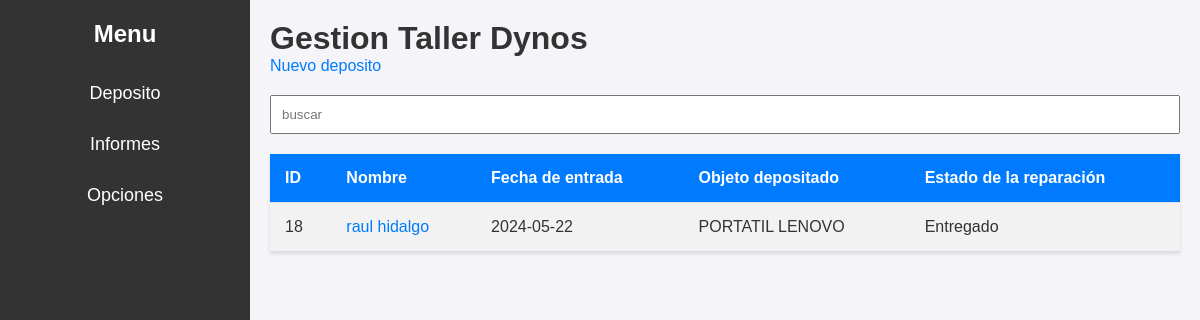
/index.php?barcode=2024426134, run on the app's committed database.
### tables this page shows
CREATE TABLE `depositos` (
  `codigo_barras` varchar(50) NOT NULL,
  `id_cliente` int(11) DEFAULT NULL,
  `estado` int(11) DEFAULT NULL,
  `resultado_reparacion` int(11) DEFAULT NULL,
  `fecha_entrada` text DEFAULT NULL,
  `fecha_retirada` datetime DEFAULT NULL,
  `datos_deposita` text DEFAULT NULL,
  `problemas` text DEFAULT NULL,
  `solucion` text DEFAULT NULL,
  `contraseña_so` varchar(255) DEFAULT NULL,
  `prioridad` int(11) DEFAULT NULL,
  `nserie` varchar(255) DEFAULT NULL,
  `albaran` varchar(255) DEFAULT NULL,
  `presupuesto` decimal(10,2) DEFAULT NULL,
  `adelantado` decimal(10,2) DEFAULT NULL,
  `base_imponible` decimal(10,2) DEFAULT NULL,
  `iva` decimal(10,2) DEFAULT NULL,
  `total` decimal(10,2) DEFAULT NULL,
  `empleado` decimal(10,0) DEFAULT NULL
);

CREATE TABLE `clientes` (
  `id` int(11) NOT NULL,
  `nombre` varchar(255) DEFAULT NULL,
  `email` varchar(255) DEFAULT NULL,
  `telefono` varchar(20) DEFAULT NULL,
  `dni` varchar(20) DEFAULT NULL,
  `poblacion` varchar(100) DEFAULT NULL,
  `direccion` varchar(255) DEFAULT NULL,
  `codigo_postal` varchar(10) DEFAULT NULL
);

### index.php (the view, shortened to what this page needs)
<!DOCTYPE html>
<html lang="en">
<head>
    <link rel="stylesheet" href="css/index.css">
    <link rel="stylesheet" href="css/menu.css">
</head>
<body>
<div class="sidebar">
        <div class="sidebar-title">Menu</div>
        <a href="#deposito" class="sidebar-link">Deposito</a>
        <a href="informes.html" class="sidebar-link">Informes</a>
        <a href="opciones.html" class="sidebar-link">Opciones</a>
    </div>
    <div class="main-content">
        <h1>Gestion Taller Dynos</h1>
        <p><a href="Nuevo.html">Nuevo deposito</a></p>
        <form method="GET" action="">
            <input type="text" id="search" name="barcode" placeholder="buscar">
        </form>
            <?php
            require 'Bd/conn.php';
            $estados = [
                1 => 'Pendiente de revisar',
                2 => 'En revision o reparacion',
                3 => 'Terminado, pendiente de recogida',
                4 => 'Pendiente piezas',
                5 => 'En servicio externo',
                6 => 'Pendiente aceptacion presupuesto',
                7 => 'Pendiente RMA',
                8 => 'Abonado',
                9 => 'Entregado'
            ];
            $sql = "SELECT clientes.id, clientes.nombre, depositos.fecha_entrada, depositos.datos_deposita, depositos.estado, depositos.codigo_barras
                        FROM clientes
                        INNER JOIN depositos ON clientes.id = depositos.id_cliente";
            if(isset($_GET['barcode'])) {
                if(isset($_GET['barcode'])) {
                    $barcode = $_GET['barcode'];
                    $sql .= " WHERE depositos.codigo_barras LIKE '%$barcode%'";                }
            }
            $result = $conn->query($sql);
            if ($result->num_rows > 0) {
                echo "<table><tr><th>ID</th><th>Nombre</th><th>Fecha de entrada</th><th>Objeto depositado</th><th>Estado de la reparación</th></tr>";
                while($row = $result->fetch_assoc()) {
                    $estado = isset($estados[$row["estado"]]) ? $estados[$row["estado"]] : 'Desconocido';
                    echo "<tr><td>" . $row["id"]. "</td><td><a href='depositos.html?codigo_barras=" . $row["codigo_barras"] . "&id=" . $row["id"] . "'>" . $row["nombre"]. "</a></td><td>" . $row["fecha_entrada"]. "</td><td>" . $row["datos_deposita"]. "</td><td>" . $estado . "</td></tr>";
                }
                echo "</table>";
            } else {
                echo "0 results";
            }
            ?>
        </div>
</body>
</html>

### css/index.css (style rules this page uses)
* { margin: 0; padding: 0; box-sizing: border-box; }
body { font-family: Arial, sans-serif; background-color: #f4f4f9; color: #333; }
table { width: 100%; border-collapse: collapse; margin-bottom: 20px; background-color: #fff; box-shadow: 0 2px 4px rgba(0, 0, 0, 0.1); }
table th, table td { padding: 15px; text-align: left; border-bottom: 1px solid #ddd; }
table th { background-color: #007bff; color: #fff; }
table tr:nth-child(even) { background-color: #f2f2f2; }
a { color: #007bff; text-decoration: none; }

### css/menu.css (style rules this page uses)
body, html { margin: 0; padding: 0; font-family: Arial, sans-serif; }
body { display: flex; }
.sidebar { height: 100vh; width: 250px; position: fixed; top: 0; left: 0; background-color: #333; color: white; padding-top: 20px; display: flex; flex-direction: column; align-items: center; }
.sidebar-title { font-size: 24px; margin-bottom: 20px; font-weight: bold; }
.sidebar-link { padding: 15px 20px; text-decoration: none; font-size: 18px; color: white; width: 100%; text-align: center; transition: background-color 0.3s; }
.main-content { margin-left: 250px; padding: 20px; width: calc(100% - 250px); }
h1 { margin-top: 0; }
#search { width: 100%; padding: 10px; margin: 20px 0; box-sizing: border-box; }

### data on the page
depositos: id_cliente "18", id_cliente.nombre "raul hidalgo", fecha_entrada "2024-05-22", datos_deposita "PORTATIL LENOVO", estado "Entregado"
